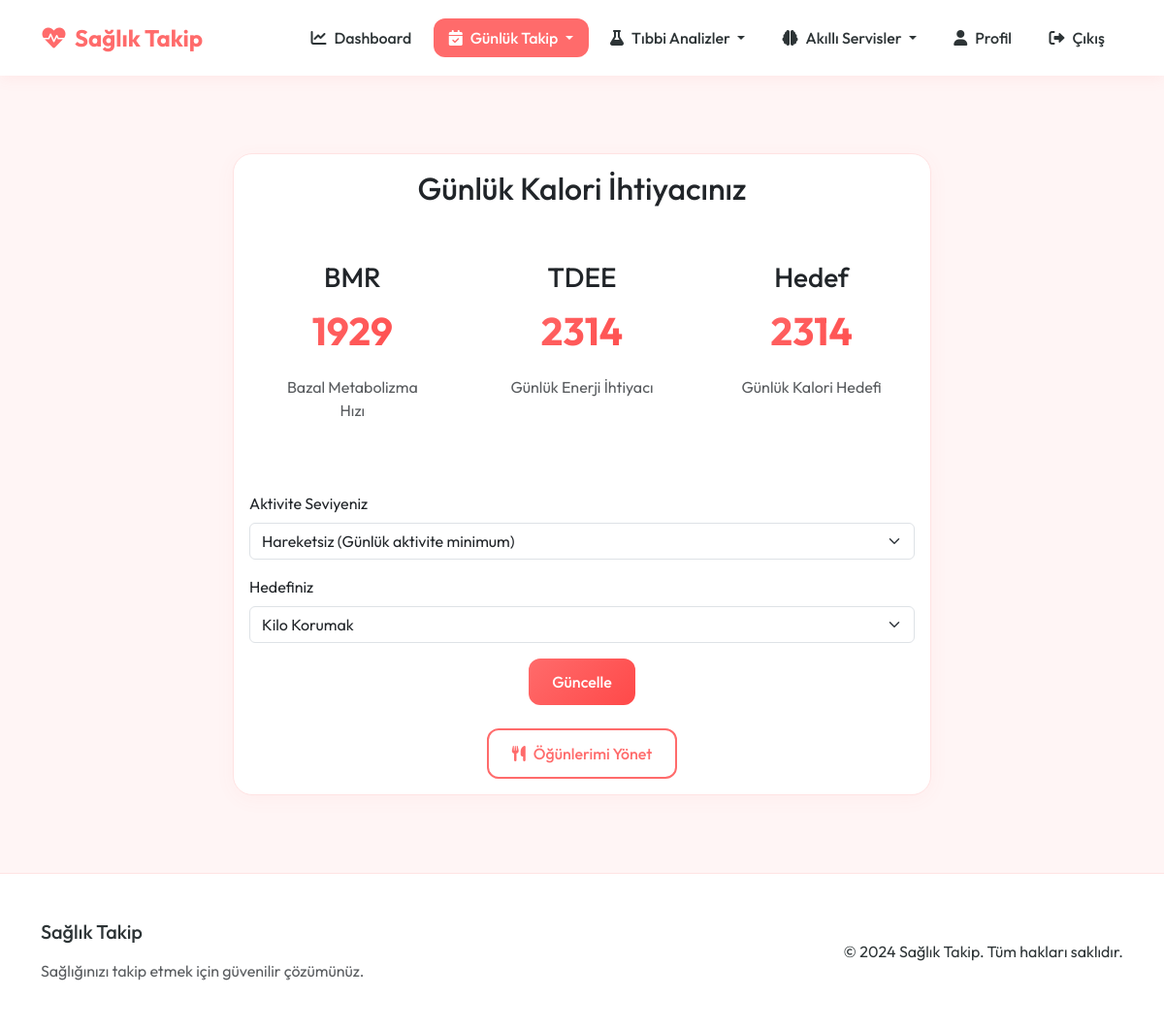
The page /calorie-calculator (signed in) on the database its author committed.
### app.py (models this page shows, shortened)
class User(UserMixin, db.Model):
    id = db.Column(db.Integer, primary_key=True)
    email = db.Column(db.String(120), unique=True, nullable=False)
    password_hash = db.Column(db.String(128))
    name = db.Column(db.String(100))
    age = db.Column(db.Integer)
    gender = db.Column(db.String(10))
    weight = db.Column(db.Float)
    height = db.Column(db.Float)
    activity_level = db.Column(db.String(20))  # Sedentary, Lightly Active, Moderately Active, Very Active, Extra Active
    goal = db.Column(db.String(20))  # Lose Weight, Maintain, Gain Weight
    last_login = db.Column(db.DateTime, nullable=True)
    created_at = db.Column(db.DateTime, default=datetime.utcnow)
    test_results = db.relationship('TestResult', backref='user', lazy=True)
    meals = db.relationship('Meal', backref='user', lazy=True)
    def calculate_bmr(self):
        if self.gender == 'male':
            bmr = 10 * self.weight + 6.25 * self.height - 5 * self.age + 5
        else:
            bmr = 10 * self.weight + 6.25 * self.height - 5 * self.age - 161
        return bmr
    def calculate_tdee(self):
        activity_multipliers = {
            'sedentary': 1.2,
            'lightly_active': 1.375,
            'moderately_active': 1.55,
            'very_active': 1.725,
            'extra_active': 1.9
        }
        bmr = self.calculate_bmr()
        level = (self.activity_level or 'sedentary').lower()
        multiplier = activity_multipliers.get(level, 1.2)
        tdee = bmr * multiplier
        return tdee
    def calculate_daily_calories(self):
        tdee = self.calculate_tdee()
        goal = (self.goal or 'maintain').lower()
        if goal == 'lose_weight':
            return tdee - 500
        elif goal == 'gain_weight':
            return tdee + 500
        return tdee

### app.py (the view)
@app.route('/calorie-calculator')
@login_required
def calorie_calculator():
    if not all([current_user.age, current_user.gender, current_user.weight, current_user.height]):
        flash('Lütfen önce profil bilgilerinizi tamamlayın.', 'warning')
        return redirect(url_for('profile'))
    daily_calories = current_user.calculate_daily_calories()
    bmr = current_user.calculate_bmr()
    tdee = current_user.calculate_tdee()
    return render_template('nutrition/calorie_calculator.html',
                         daily_calories=round(daily_calories),
                         bmr=round(bmr),
                         tdee=round(tdee))

### app.py (called while the page is built)
@login_manager.user_loader
def load_user(user_id):
    return User.query.get(int(user_id))

### health_app/templates/nutrition/calorie_calculator.html (shortened to what this page needs)
{% extends "base.html" %}
{% block content %}
<div class="container py-5">
    <div class="row justify-content-center">
        <div class="col-md-8">
            <div class="card">
                <div class="card-body">
                    <h2 class="card-title text-center mb-4">Günlük Kalori İhtiyacınız</h2>
                    <div class="row text-center mb-4">
                        <div class="col-md-4">
                            <div class="dashboard-card">
                                <h3>BMR</h3>
                                <p class="stats-counter">{{ bmr }}</p>
                                <p class="text-muted">Bazal Metabolizma Hızı</p>
                            </div>
                        </div>
                        <div class="col-md-4">
                            <div class="dashboard-card">
                                <h3>TDEE</h3>
                                <p class="stats-counter">{{ tdee }}</p>
                                <p class="text-muted">Günlük Enerji İhtiyacı</p>
                            </div>
                        </div>
                        <div class="col-md-4">
                            <div class="dashboard-card">
                                <h3>Hedef</h3>
                                <p class="stats-counter">{{ daily_calories }}</p>
                                <p class="text-muted">Günlük Kalori Hedefi</p>
                            </div>
                        </div>
                    </div>
                    <form action="{{ url_for('update_activity_level') }}" method="POST" class="mt-4">
                        <div class="mb-3">
                            <label for="activity_level" class="form-label">Aktivite Seviyeniz</label>
                            <select class="form-select" id="activity_level" name="activity_level" required>
                                <option value="sedentary" {% if current_user.activity_level == 'sedentary' %}selected{% endif %}>Hareketsiz (Günlük aktivite minimum)</option>
                            </select>
                        </div>
                        <div class="mb-3">
                            <label for="goal" class="form-label">Hedefiniz</label>
                            <select class="form-select" id="goal" name="goal" required>
                                <option value="maintain" {% if current_user.goal == 'maintain' %}selected{% endif %}>Kilo Korumak</option>
                            </select>
                        </div>
                        <div class="text-center">
                            <button type="submit" class="btn btn-primary">Güncelle</button>
                        </div>
                    </form>
                    <div class="text-center mt-4">
                        <a href="{{ url_for('meals') }}" class="btn btn-outline-primary">
                            <i class="fas fa-utensils me-2"></i>Öğünlerimi Yönet
                        </a>
                    </div>
                </div>
            </div>
        </div>
    </div>
</div>
{% endblock %}

### health_app/templates/base.html (style rules this page uses)
:root { --primary-color: #FF6B6B !important; --primary-light: #FFE3E3 !important; --primary-dark: #FF4949 !important; --secondary-color: #4ECDC4 !important; --accent-color: #FF8B8B !important; --background-color: #FFF5F5 !important; --text-color: #2D3436 !important; --card-bg: #FFFFFF !important; --border-color: #FFE3E3 !important; }
body { font-family: 'Outfit', sans-serif !important; background-color: var(--background-color) !important; color: var(--text-color) !important; min-height: 100vh; display: flex; flex-direction: column; }
.card { background: var(--card-bg); border: 1px solid var(--border-color); border-radius: 20px; box-shadow: 0 4px 20px rgba(255, 107, 107, 0.05); transition: all 0.3s cubic-bezier(0.4, 0, 0.2, 1); overflow: hidden; }
.btn { padding: 0.75rem 1.5rem; font-weight: 500; border-radius: 12px; transition: all 0.3s cubic-bezier(0.4, 0, 0.2, 1); position: relative; overflow: hidden; }
.btn::after { content: ''; position: absolute; top: 50%; left: 50%; width: 0; height: 0; background: rgba(255, 255, 255, 0.2); border-radius: 50%; transform: translate(-50%, -50%); transition: width 0.6s ease, height 0.6s ease; }
.btn-primary { background: linear-gradient(135deg, var(--primary-color), var(--primary-dark)) !important; border: none !important; }
.btn-outline-primary { border: 2px solid var(--primary-color) !important; color: var(--primary-color) !important; }
.dashboard-card { background: var(--card-bg); border-radius: 20px; padding: 2rem; height: 100%; transition: all 0.3s cubic-bezier(0.4, 0, 0.2, 1); }
.stats-counter { font-size: 2.5rem; font-weight: 700; background: linear-gradient(135deg, var(--primary-color), var(--primary-dark)); -webkit-background-clip: text; -webkit-text-fill-color: transparent; }

### rows shown on the page
User: activity_level "Hareketsiz (Günlük aktivite minimum)", goal "Kilo Korumak"

### other values the page prints
{{ bmr }} "1929"
{{ tdee }} "2314"
{{ daily_calories }} "2314"
